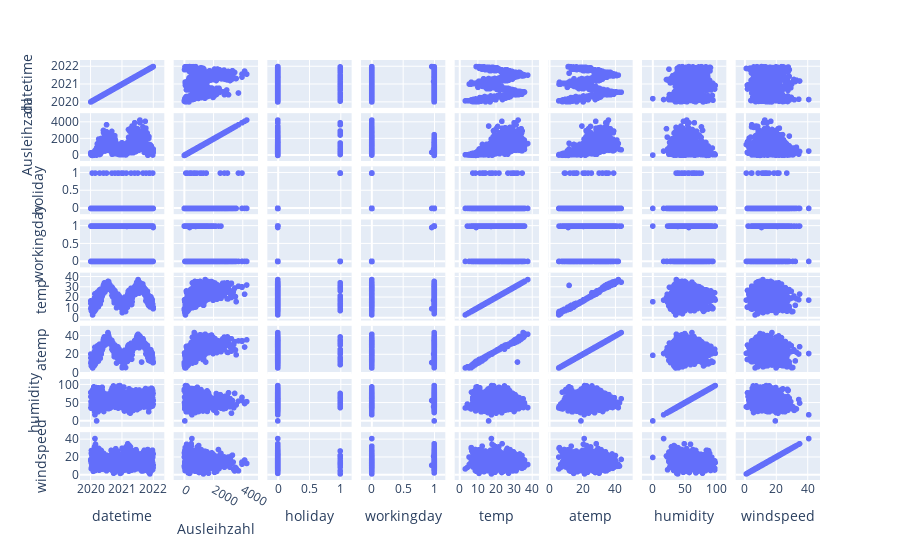

The code cell stored with this chart in its notebook:
### Code cell
px.scatter_matrix(df_slice3)

### Figure 1 — Plotly figure (JSON) as saved in the notebook; plotly's stock layout.template omitted (floating-point values rounded to 4 significant figures; data arrays with more than 128 entries replaced by an {"elided": "..."} marker saying what was removed)
{"data": [{"dimensions": [{"axis": {"matches": true}, "label": "datetime", "values": {"elided": "731 str values"}}, {"axis": {"matches": true}, "label": "Ausleihzahl", "values": {"elided": "731 int values"}}, {"axis": {"matches": true}, "label": "holiday", "values": {"elided": "731 float values"}}, {"axis": {"matches": true}, "label": "workingday", "values": {"elided": "731 float values"}}, {"axis": {"matches": true}, "label": "temp", "values": {"elided": "731 float values"}}, {"axis": {"matches": true}, "label": "atemp", "values": {"elided": "731 float values"}}, {"axis": {"matches": true}, "label": "humidity", "values": {"elided": "731 float values"}}, {"axis": {"matches": true}, "label": "windspeed", "values": {"elided": "731 float values"}}], "hovertemplate": "%{xaxis.title.text}=%{x}<br>%{yaxis.title.text}=%{y}<extra></extra>", "legendgroup": "", "marker": {"color": "#636efa", "symbol": "circle"}, "name": "", "showlegend": false, "type": "splom"}], "layout": {"dragmode": "select", "legend": {"tracegroupgap": 0}, "margin": {"t": 60}}}
